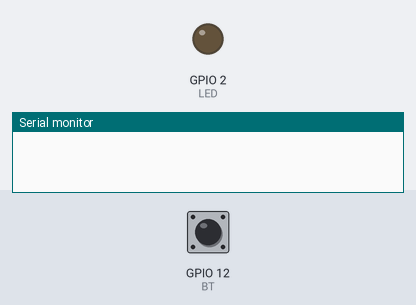
Bench run of a program on a simulated ESP32. Shown: output pins drawn as LEDs (lit = HIGH), the last lines printed to the serial monitor. The test bench sets the inputs (shaded band); at power-on: GPIO 12 (BT) HIGH.

Above: at 1.2 s.
1.3 s: GPIO 12 (BT) pulled LOW for 0.15 s
At 2.3 s:
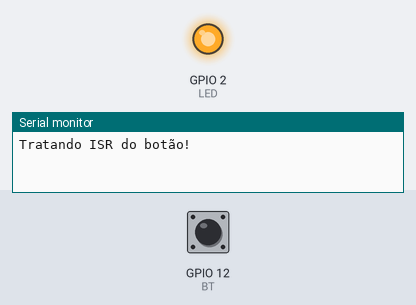
2.9 s: GPIO 12 (BT) pulled LOW for 1 s
At 3.5 s:
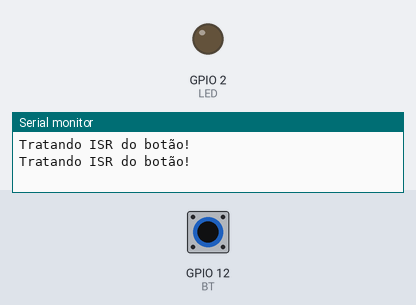
5.4 s: GPIO 12 (BT) pulled LOW for 3.2 s
At 6.6 s:
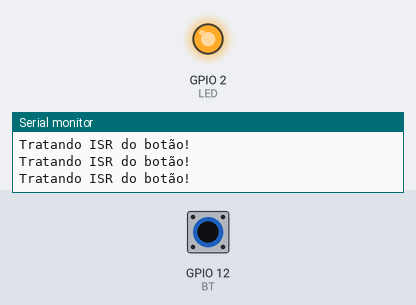
Timing chart, 0 to 8.4 s (numbered marks = the images above; inputs shaded):
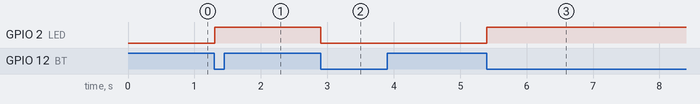

The program:

main.cpp
```cpp
#include <Arduino.h>

#include <freertos/FreeRTOS.h>
#include <freertos/task.h>

#define LED 2
#define BT 12

TaskHandle_t xTaskBThandle;

void vTaskTrataBT(void* pvParameters);

void callBackBT()
{
  vTaskNotifyGiveFromISR(xTaskBThandle, pdFALSE);
}

void setup() {
  Serial.begin(9600);
  pinMode(LED, OUTPUT);
  pinMode(BT, INPUT_PULLUP);
  attachInterrupt(digitalPinToInterrupt(BT), callBackBT, FALLING);
  xTaskCreate(vTaskTrataBT, "Botão", configMINIMAL_STACK_SIZE+1024, NULL, 1, &xTaskBThandle);
}

void loop() {
  vTaskDelay(pdMS_TO_TICKS(1000));
}

void vTaskTrataBT(void* pvParameters)
{

  for(;;)
  {
    if(ulTaskNotifyTake(pdTRUE, portMAX_DELAY))//o pdTrue diz que ele nao vai limpar o notify quando ele pegar um
    {
      Serial.println("Tratando ISR do botão!");
      digitalWrite(LED, !digitalRead(LED));
      delay(500);
    }
  }
}
```

Measured:
- after the input at 1.3 s, GPIO 2 (LED): LOW → HIGH at once
- after the input at 2.9 s, GPIO 2 (LED): HIGH → LOW at once
- after the input at 5.4 s, GPIO 2 (LED): LOW → HIGH at once
